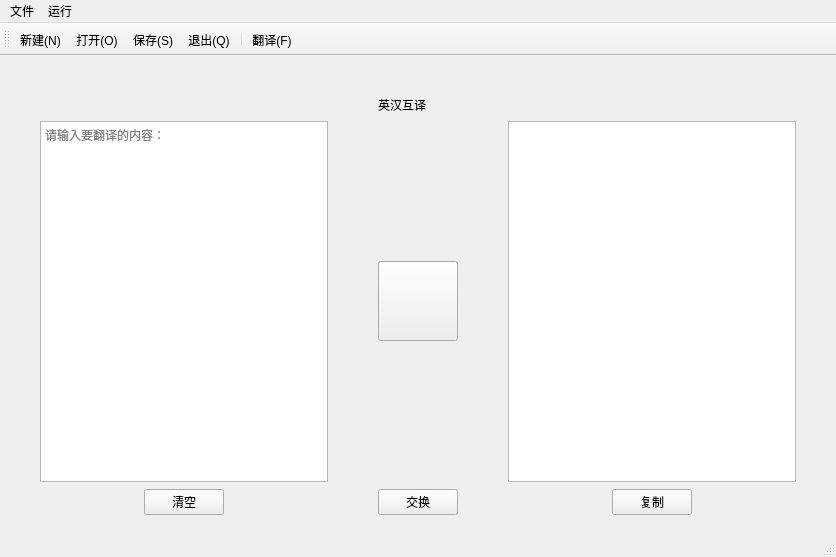
<?xml version="1.0" encoding="UTF-8"?>
<ui version="4.0">
 <class>MainWindow</class>
 <widget class="QMainWindow" name="MainWindow">
  <property name="geometry">
   <rect>
    <x>0</x>
    <y>0</y>
    <width>836</width>
    <height>557</height>
   </rect>
  </property>
  <property name="windowTitle">
   <string>MainWindow</string>
  </property>
  <widget class="QWidget" name="centralwidget">
   <layout class="QVBoxLayout" name="verticalLayout">
    <property name="spacing">
     <number>0</number>
    </property>
    <property name="leftMargin">
     <number>0</number>
    </property>
    <property name="topMargin">
     <number>0</number>
    </property>
    <property name="rightMargin">
     <number>0</number>
    </property>
    <property name="bottomMargin">
     <number>0</number>
    </property>
    <item>
     <widget class="QWidget" name="widget" native="true">
      <property name="styleSheet">
       <string notr="true">#widget{background-color: qlineargradient(spread:pad, x1:0, y1:0, x2:1, y2:0, stop:0 rgba(245, 224, 176, 255), stop:0.09 rgba(246, 189, 237, 255), stop:0.14 rgba(194, 207, 246, 255), stop:0.19 rgba(184, 160, 168, 255), stop:0.25 rgba(171, 186, 248, 255), stop:0.32 rgba(243, 248, 224, 255), stop:0.385 rgba(249, 162, 183, 255), stop:0.47 rgba(100, 115, 124, 255), stop:0.58 rgba(251, 205, 202, 255), stop:0.65 rgba(170, 128, 185, 255), stop:0.75 rgba(252, 222, 204, 255), stop:0.805 rgba(206, 122, 218, 255), stop:0.86 rgba(254, 223, 175, 255), stop:0.91 rgba(254, 236, 244, 255), stop:1 rgba(255, 191, 221, 255));}</string>
      </property>
      <layout class="QGridLayout" name="gridLayout">
       <property name="leftMargin">
        <number>40</number>
       </property>
       <property name="topMargin">
        <number>40</number>
       </property>
       <property name="rightMargin">
        <number>40</number>
       </property>
       <property name="bottomMargin">
        <number>20</number>
       </property>
       <property name="horizontalSpacing">
        <number>50</number>
       </property>
       <property name="verticalSpacing">
        <number>7</number>
       </property>
       <item row="2" column="0" alignment="Qt::AlignHCenter">
        <widget class="QPushButton" name="pushButton">
         <property name="text">
          <string>清空</string>
         </property>
        </widget>
       </item>
       <item row="2" column="1" alignment="Qt::AlignHCenter|Qt::AlignVCenter">
        <widget class="QPushButton" name="pushButton_4">
         <property name="minimumSize">
          <size>
           <width>80</width>
           <height>0</height>
          </size>
         </property>
         <property name="text">
          <string>交换</string>
         </property>
        </widget>
       </item>
       <item row="2" column="2" alignment="Qt::AlignHCenter">
        <widget class="QPushButton" name="pushButton_3">
         <property name="text">
          <string>复制</string>
         </property>
        </widget>
       </item>
       <item row="1" column="0">
        <widget class="QTextEdit" name="textEdit">
         <property name="toolTip">
          <string>&lt;html&gt;&lt;head/&gt;&lt;body&gt;&lt;p&gt;&lt;/p&gt;&lt;/body&gt;&lt;/html&gt;</string>
         </property>
         <property name="whatsThis">
          <string/>
         </property>
         <property name="styleSheet">
          <string notr="true">font: 14pt &quot;Arial&quot;;</string>
         </property>
         <property name="placeholderText">
          <string>请输入要翻译的内容：</string>
         </property>
        </widget>
       </item>
       <item row="1" column="1" alignment="Qt::AlignHCenter|Qt::AlignVCenter">
        <widget class="QPushButton" name="pushButton_2">
         <property name="minimumSize">
          <size>
           <width>80</width>
           <height>80</height>
          </size>
         </property>
         <property name="sizeIncrement">
          <size>
           <width>0</width>
           <height>0</height>
          </size>
         </property>
         <property name="styleSheet">
          <string notr="true">border-image: url(:/icons/icons/运行.png);</string>
         </property>
         <property name="text">
          <string/>
         </property>
         <property name="iconSize">
          <size>
           <width>30</width>
           <height>30</height>
          </size>
         </property>
        </widget>
       </item>
       <item row="1" column="2">
        <widget class="QTextEdit" name="textEdit_2">
         <property name="toolTip">
          <string>&lt;html&gt;&lt;head/&gt;&lt;body&gt;&lt;p&gt;&lt;/p&gt;&lt;/body&gt;&lt;/html&gt;</string>
         </property>
         <property name="whatsThis">
          <string/>
         </property>
         <property name="styleSheet">
          <string notr="true">font: 14pt &quot;Arial&quot;;</string>
         </property>
         <property name="placeholderText">
          <string/>
         </property>
        </widget>
       </item>
       <item row="0" column="1">
        <widget class="QLabel" name="label">
         <property name="minimumSize">
          <size>
           <width>0</width>
           <height>0</height>
          </size>
         </property>
         <property name="baseSize">
          <size>
           <width>0</width>
           <height>0</height>
          </size>
         </property>
         <property name="styleSheet">
          <string notr="true">font: 22pt &quot;Arial&quot;;</string>
         </property>
         <property name="text">
          <string>英汉互译</string>
         </property>
        </widget>
       </item>
      </layout>
     </widget>
    </item>
   </layout>
  </widget>
  <widget class="QMenuBar" name="menubar">
   <property name="geometry">
    <rect>
     <x>0</x>
     <y>0</y>
     <width>836</width>
     <height>26</height>
    </rect>
   </property>
   <widget class="QMenu" name="menu">
    <property name="title">
     <string>文件</string>
    </property>
    <addaction name="actionxinjian"/>
    <addaction name="actiondakai"/>
    <addaction name="separator"/>
    <addaction name="actionbaocun"/>
    <addaction name="actionlcw"/>
    <addaction name="separator"/>
    <addaction name="actiontuichu"/>
   </widget>
   <widget class="QMenu" name="menuyunxing">
    <property name="title">
     <string>运行</string>
    </property>
    <property name="separatorsCollapsible">
     <bool>false</bool>
    </property>
    <property name="toolTipsVisible">
     <bool>false</bool>
    </property>
    <addaction name="actionfanyi"/>
   </widget>
   <addaction name="menu"/>
   <addaction name="menuyunxing"/>
  </widget>
  <widget class="QStatusBar" name="statusbar"/>
  <widget class="QToolBar" name="toolBar">
   <property name="windowTitle">
    <string>toolBar</string>
   </property>
   <attribute name="toolBarArea">
    <enum>TopToolBarArea</enum>
   </attribute>
   <attribute name="toolBarBreak">
    <bool>false</bool>
   </attribute>
   <addaction name="actionxinjian"/>
   <addaction name="actiondakai"/>
   <addaction name="actionbaocun"/>
   <addaction name="actiontuichu"/>
   <addaction name="separator"/>
   <addaction name="actionfanyi"/>
  </widget>
  <action name="actionxinjian">
   <property name="icon">
    <iconset resource="resources.qrc">
     <normaloff>:/icons/icons/问价.png</normaloff>:/icons/icons/问价.png</iconset>
   </property>
   <property name="text">
    <string>新建(&amp;N)</string>
   </property>
   <property name="toolTip">
    <string>新建</string>
   </property>
   <property name="shortcut">
    <string>Ctrl+N</string>
   </property>
  </action>
  <action name="actiondakai">
   <property name="icon">
    <iconset resource="resources.qrc">
     <normaloff>:/icons/icons/打开文件.png</normaloff>:/icons/icons/打开文件.png</iconset>
   </property>
   <property name="text">
    <string>打开(&amp;O)</string>
   </property>
   <property name="toolTip">
    <string>打开</string>
   </property>
   <property name="shortcut">
    <string>Ctrl+O</string>
   </property>
  </action>
  <action name="actiontuichu">
   <property name="icon">
    <iconset resource="resources.qrc">
     <normaloff>:/icons/icons/退出.png</normaloff>:/icons/icons/退出.png</iconset>
   </property>
   <property name="text">
    <string>退出(&amp;Q)</string>
   </property>
   <property name="toolTip">
    <string>退出</string>
   </property>
  </action>
  <action name="actionbaocun">
   <property name="enabled">
    <bool>true</bool>
   </property>
   <property name="icon">
    <iconset resource="resources.qrc">
     <normaloff>:/icons/icons/存储.png</normaloff>:/icons/icons/存储.png</iconset>
   </property>
   <property name="text">
    <string>保存(&amp;S)</string>
   </property>
   <property name="shortcut">
    <string>Ctrl+S</string>
   </property>
  </action>
  <action name="actionlcw">
   <property name="text">
    <string>另存为(&amp;A)</string>
   </property>
  </action>
  <action name="actionfanyi">
   <property name="icon">
    <iconset resource="resources.qrc">
     <normaloff>:/icons/icons/运行.png</normaloff>:/icons/icons/运行.png</iconset>
   </property>
   <property name="text">
    <string>翻译(&amp;F)</string>
   </property>
  </action>
  <action name="actionwenjian">
   <property name="text">
    <string>wenjian</string>
   </property>
  </action>
 </widget>
 <tabstops>
  <tabstop>textEdit</tabstop>
  <tabstop>textEdit_2</tabstop>
  <tabstop>pushButton_2</tabstop>
  <tabstop>pushButton</tabstop>
  <tabstop>pushButton_4</tabstop>
  <tabstop>pushButton_3</tabstop>
 </tabstops>
 <resources>
  <include location="resources.qrc"/>
 </resources>
 <connections>
  <connection>
   <sender>actiontuichu</sender>
   <signal>triggered()</signal>
   <receiver>MainWindow</receiver>
   <slot>close()</slot>
   <hints>
    <hint type="sourcelabel">
     <x>-1</x>
     <y>-1</y>
    </hint>
    <hint type="destinationlabel">
     <x>423</x>
     <y>268</y>
    </hint>
   </hints>
  </connection>
  <connection>
   <sender>pushButton</sender>
   <signal>clicked()</signal>
   <receiver>textEdit</receiver>
   <slot>clear()</slot>
   <hints>
    <hint type="sourcelabel">
     <x>212</x>
     <y>511</y>
    </hint>
    <hint type="destinationlabel">
     <x>214</x>
     <y>400</y>
    </hint>
   </hints>
  </connection>
  <connection>
   <sender>pushButton</sender>
   <signal>clicked()</signal>
   <receiver>textEdit_2</receiver>
   <slot>clear()</slot>
   <hints>
    <hint type="sourcelabel">
     <x>212</x>
     <y>511</y>
    </hint>
    <hint type="destinationlabel">
     <x>574</x>
     <y>404</y>
    </hint>
   </hints>
  </connection>
  <connection>
   <sender>pushButton_3</sender>
   <signal>pressed()</signal>
   <receiver>textEdit_2</receiver>
   <slot>selectAll()</slot>
   <hints>
    <hint type="sourcelabel">
     <x>658</x>
     <y>488</y>
    </hint>
    <hint type="destinationlabel">
     <x>658</x>
     <y>443</y>
    </hint>
   </hints>
  </connection>
  <connection>
   <sender>pushButton_3</sender>
   <signal>released()</signal>
   <receiver>textEdit_2</receiver>
   <slot>copy()</slot>
   <hints>
    <hint type="sourcelabel">
     <x>639</x>
     <y>495</y>
    </hint>
    <hint type="destinationlabel">
     <x>629</x>
     <y>442</y>
    </hint>
   </hints>
  </connection>
 </connections>
</ui>
